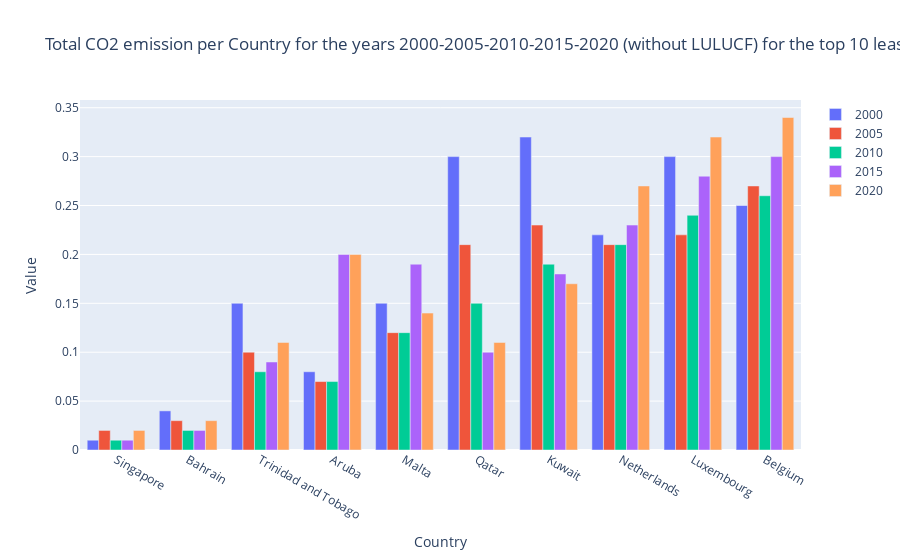

The code cell stored with this chart in its notebook:
### Code cell
# Calculate the average of the relative values for each country
mergeN['avg'] = mergeN[[year+'rel' for year in years]].mean(axis=1)

# Sort by the average and select the bottom 10
top_countries = mergeN.sort_values('avg', ascending=True).head(10)

# Create a new Figure
fig = go.Figure()

# Add a bar for each year
for year in years:
    fig.add_trace(go.Bar(
        x=top_countries['Area'],
        y=top_countries[year+'rel'],
        name=year
    ))

# Change the bar mode to group
fig.update_layout(barmode='group')

# Add labels and title
fig.update_layout(
    title='Total CO2 emission per Country for the years 2000-2005-2010-2015-2020 (without LULUCF) for the top 10 least emitting countries',
    xaxis_title='Country',
    yaxis_title='Value'
)

# Show the plot
fig.show()
pio.write_image(fig, 'graphA/top10MinCountries.png')

### Figure 1 — Plotly figure (JSON) as saved in the notebook; plotly's stock layout.template omitted (floating-point values rounded to 4 significant figures)
{"data": [{"name": "2000", "type": "bar", "x": ["Singapore", "Bahrain", "Trinidad and Tobago", "Aruba", "Malta", "Qatar", "Kuwait", "Netherlands", "Luxembourg", "Belgium"], "y": [0.01, 0.04, 0.15, 0.08, 0.15, 0.3, 0.32, 0.22, 0.3, 0.25]}, {"name": "2005", "type": "bar", "x": ["Singapore", "Bahrain", "Trinidad and Tobago", "Aruba", "Malta", "Qatar", "Kuwait", "Netherlands", "Luxembourg", "Belgium"], "y": [0.02, 0.03, 0.1, 0.07, 0.12, 0.21, 0.23, 0.21, 0.22, 0.27]}, {"name": "2010", "type": "bar", "x": ["Singapore", "Bahrain", "Trinidad and Tobago", "Aruba", "Malta", "Qatar", "Kuwait", "Netherlands", "Luxembourg", "Belgium"], "y": [0.01, 0.02, 0.08, 0.07, 0.12, 0.15, 0.19, 0.21, 0.24, 0.26]}, {"name": "2015", "type": "bar", "x": ["Singapore", "Bahrain", "Trinidad and Tobago", "Aruba", "Malta", "Qatar", "Kuwait", "Netherlands", "Luxembourg", "Belgium"], "y": [0.01, 0.02, 0.09, 0.2, 0.19, 0.1, 0.18, 0.23, 0.28, 0.3]}, {"name": "2020", "type": "bar", "x": ["Singapore", "Bahrain", "Trinidad and Tobago", "Aruba", "Malta", "Qatar", "Kuwait", "Netherlands", "Luxembourg", "Belgium"], "y": [0.02, 0.03, 0.11, 0.2, 0.14, 0.11, 0.17, 0.27, 0.32, 0.34]}], "layout": {"barmode": "group", "title": {"text": "Total CO2 emission per Country for the years 2000-2005-2010-2015-2020 (without LULUCF) for the top 10 least emitting countries"}, "xaxis": {"title": {"text": "Country"}}, "yaxis": {"title": {"text": "Value"}}}}
